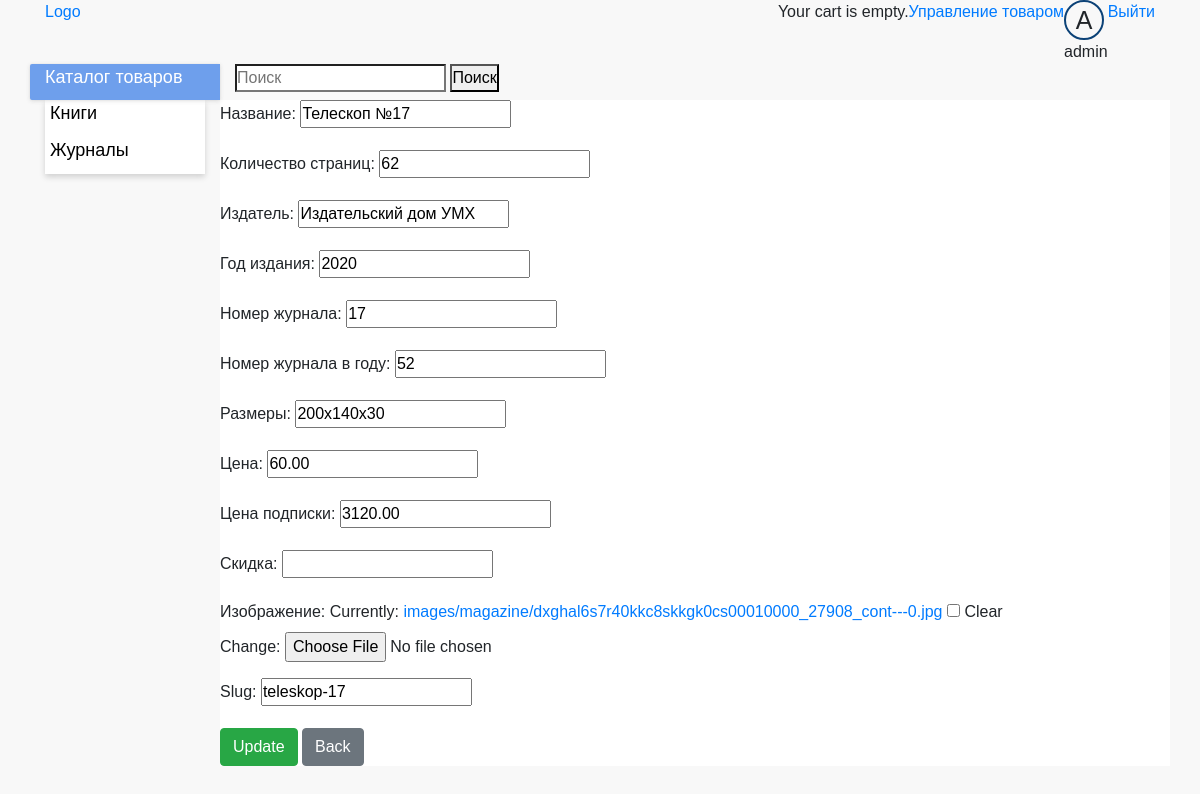
The app's page /store/magazine/update/teleskop-17 (signed in), older data.
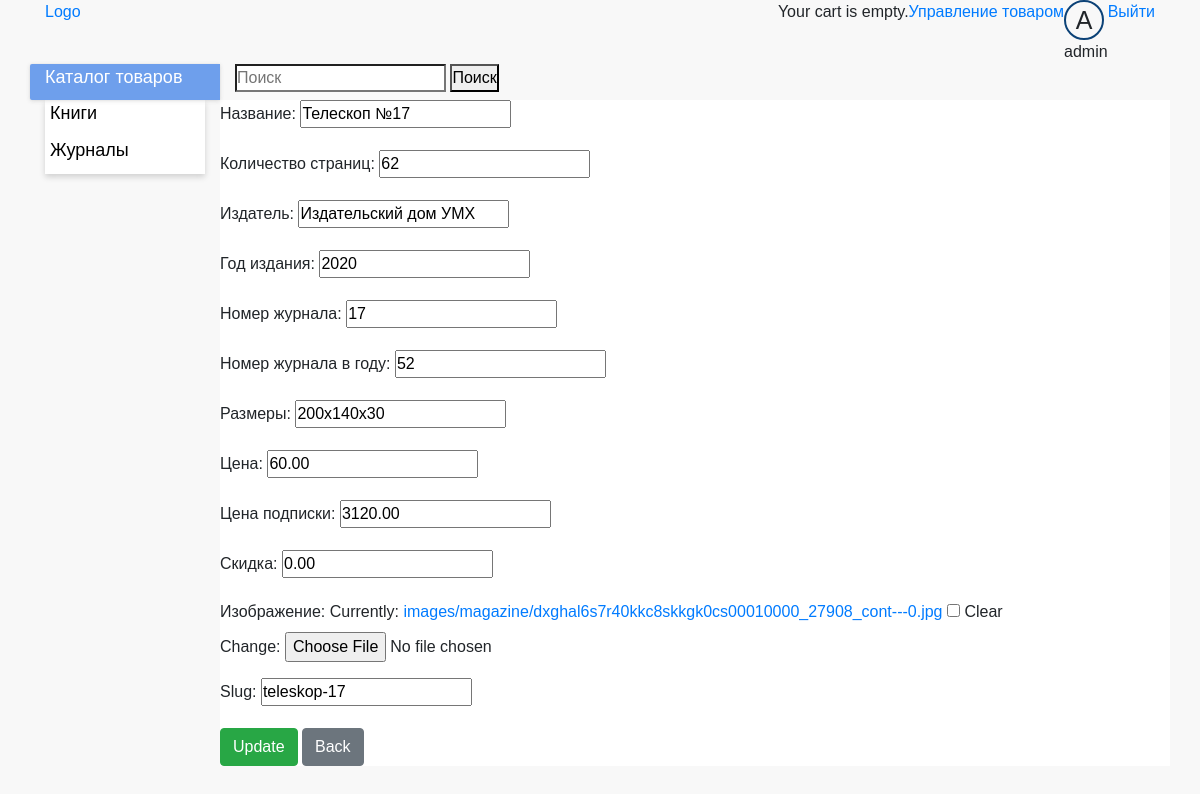
The same page, newer data.
### store/models.py (models this page shows, shortened)
class Magazine(models.Model):
    name = models.CharField(max_length=100, verbose_name='Название', help_text="Enter name Magazine", blank=True)
    pages = models.IntegerField(verbose_name='Количество страниц', help_text="Enter count pages Magazine", blank=True,
                                null=True)
    publisher = models.CharField(max_length=50, verbose_name='Издатель', help_text="Enter publisher name", blank=True)
    pub_year = models.IntegerField(verbose_name='Год издания', help_text="Enter year of publication", blank=True,
                                   null=True)
    numb = models.IntegerField(verbose_name='Номер журнала', help_text="Enter number Magazine", blank=True, null=True)
    numb_in_year = models.IntegerField(verbose_name='Номер журнала в году', help_text="Enter number Magazine",
                                       blank=True, null=True)
    size = models.CharField(verbose_name='Размеры', max_length=10, help_text="Enter size book", blank=True)
    price = models.DecimalField(max_digits=10, verbose_name='Цена', decimal_places=2, help_text="Enter price book",
                                blank=True, null=True)
    subs_price = models.DecimalField(max_digits=10, verbose_name='Цена подписки', decimal_places=2,
                                     help_text="Enter price book", blank=True,
                                     null=True)
    Discounts = models.DecimalField(max_digits=10, verbose_name='Скидка', decimal_places=2, help_text="Enter discounts",
                                    blank=True, null=True)
    image = models.ImageField(upload_to='images/magazine', verbose_name='Изображение', blank=True, null=True)
    slug = models.SlugField(max_length=100)
    class Meta:
        ordering = ['-id']

### store/views.py (the view)
# urls.py: path('store/magazine/update/<slug:slug>', views.MagazineUpdate.as_view(), name='magazine_update'),
class MagazineUpdate(LoginRequiredMixin, UpdateView):
    model = Magazine
    form = BookForm
    fields = '__all__'
    template_name = 'store/magazine/magazine_update.html'

### cart/cart.py (called while the page is built)
    def __len__(self):
        return sum(item['quantity'] for item in self.cart.values())

### cart/context_processors.py (called while the page is built)
def cart(request):
    return {'cart': Cart(request)}

### store/templates/store/magazine/magazine_update.html (shortened to what this page needs)
{% extends "base_generic.html" %}
{% block content %}
  <div class="catalog  block_white">
    <div class="row">
      <div class="col-12">
        <form method="POST" enctype="multipart/form-data">
          {% for field in form %}
            <div class="form-group">
              {{ field.label_tag }}
              {{ field }}
            </div>
          {% endfor %}
          <input type="submit" {% if request.path == '/new' %} value="Add" {% else %} value="Update" {% endif %}
                 class="btn btn-success"/>
          <a href="{% url 'store:magazine_manage' %}">
            <button type="button" class="btn btn-secondary">Back</button>
          </a>
        </form>
      </div>
    </div>
  </div>
{% endblock %}

Row changes from the older to the newer data that the page shows:
changed Magazine "Телескоп №17": Discounts (not shown) → "0.00"
